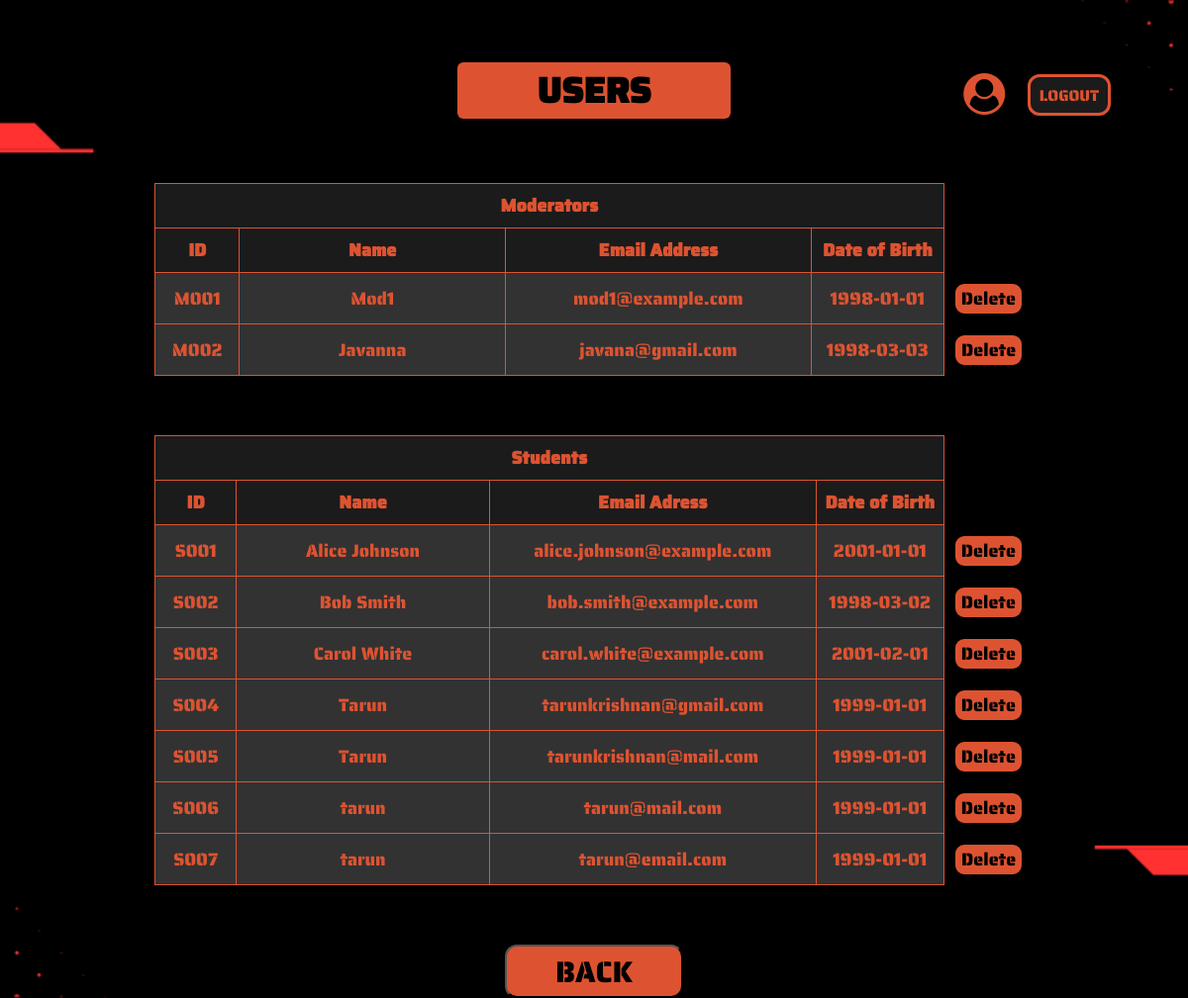
Page /Admin/View_All_Users.php (signed in) on the committed database.
### tables this page shows
CREATE TABLE `moderator` (
  `moderator_id` varchar(25) NOT NULL,
  `name` varchar(25) NOT NULL,
  `password` varchar(25) NOT NULL,
  `date_of_birth` date NOT NULL,
  `email` varchar(25) NOT NULL,
  `admin_id` varchar(25) NOT NULL
);

CREATE TABLE `student` (
  `student_id` varchar(25) NOT NULL,
  `name` varchar(25) NOT NULL,
  `password` varchar(25) NOT NULL,
  `date_of_birth` date NOT NULL,
  `email` varchar(35) NOT NULL
);

### Admin/View_All_Users.php (the view, shortened to what this page needs)
<?php
$servername = "localhost";
$username = "root";
$password = "";
$dbname = "bibliomania";
$conn = new mysqli($servername, $username, $password, $dbname);
$sql_moderator = "SELECT moderator_id, name, email, date_of_birth FROM moderator";
$sql_student = "SELECT student_id, name, email, date_of_birth FROM student";
$result_moderator = $conn->query($sql_moderator);
$result_student = $conn->query($sql_student);
?>
<!DOCTYPE html>
<html lang="en">
<head>
    <link rel="stylesheet" href="../styles.css">
    <link rel="stylesheet" href="https://cdnjs.cloudflare.com/ajax/libs/font-awesome/4.7.0/css/font-awesome.min.css">
</head>
<body>
    <h1>USERS</h1>
    <table class="mod-table" align="center">
        <tr>
            <th colspan = "4">Moderators</th>
        </tr>
        <tr>
            <th>ID</th>
            <th>Name</th>
            <th>Email Address</th>
            <th>Date of Birth</th>
        </tr>
        <?php
        if ($result_moderator->num_rows > 0) {
            while ($row = $result_moderator->fetch_assoc()) {
                echo "<tr>";
                echo "<td width='80vw'>" . htmlspecialchars($row["moderator_id"]) . "</td>";
                echo "<td width='370vw'>" . htmlspecialchars($row["name"]) . "</td>";
                echo "<td width='370vw'>" . htmlspecialchars($row["email"]) . "</td>";
                echo "<td width='160vw'>" . htmlspecialchars($row["date_of_birth"]) . "</td>";
                echo "<td class='action'><a href='Delete.php?id=$row[moderator_id]'><button>Delete</button></td>";
                echo "</tr>";
            }
        } else {
            echo "<tr><td colspan='3'>No results found</td></tr>";
        }
        ?>
    </table>
    <table class="stu-table" align = center>
        <tr>
            <th colspan = "4">Students</th>
        </tr>
        <tr>
            <th>ID</th>
            <th>Name</th>
            <th>Email Adress</th>
            <th>Date of Birth</th>
        </tr>
        <?php
        if ($result_student->num_rows > 0) {
            while ($row = $result_student->fetch_assoc()) {
                echo "<tr>";
                echo "<td width='80vw'>" . htmlspecialchars($row["student_id"]) . "</td>";
                echo "<td width='370vw'>" . htmlspecialchars($row["name"]) . "</td>";
                echo "<td width='370vw'>" . htmlspecialchars($row["email"]) . "</td>";
                echo "<td width='160vw'>" . htmlspecialchars($row["date_of_birth"]) . "</td>";
                echo "<td class='action'><a href='Delete.php?id=$row[student_id]'><button>Delete</button></td>";
                echo "</tr>";
            }
        } else {
            echo "<tr><td colspan='4'>No results found</td></tr>";
        }
        ?>
    </table>
    <div class="top-right-container">
        <div class="user-icon">
            <span onclick="location.href='User_Profile.php'"><i style="font-size:3.5vw" class="fa">&#xf2bd;</i></span>
        </div>
        <button class="logout-button" onclick="location.href='../auth/Logout_Page.php'">LOGOUT</button>
    </div>
    <div class="backbtn">
        <button onclick="location.href='Admin_Menu.php'">BACK</button>
    </div>
</body>
</html>

### styles.css (style rules this page uses)
body { background-image: url('images/background_image.png'); background-size: cover; background-position: center; background-repeat: no-repeat; background-attachment: fixed; height: 100%; font-family: 'CustomFont'; color: rgb(248, 0, 0); height: 720px; transition: font-size 0.2s ease; }
a { color: #dd5331; }
a { text-decoration:none; }

### Admin/View_All_Users.php (style rules this page uses)
body { color: rgb(221, 83, 49); }
h1 { position: relative; top: 4.6vw; display: block; align-items: center; background-color: rgb(221, 83, 49); color: black; border-radius: 0.5vw; width: 23vw; margin: auto; text-align: center; font-size: 3vw; margin-bottom: 10vw; }
.mod-table { width: 75%; border-collapse: collapse; margin-bottom: 5vw; font-size: 1.5vw; }
.stu-table { width: 75%; border-collapse: collapse; margin-bottom: 5vw; font-size: 1.5vw; }
th, td { border: 1px solid rgb(221, 83, 49); padding: 8px; background-color: rgb(50, 50, 50); color: rgb(221, 83, 49); text-align: center; }
th { background-color: rgb(27,27,27); }
.action { border: none; background-color: transparent; }
.action a button { font-family: 'CustomFont'; cursor: pointer; color: black; background-color: rgb(221, 83, 49); border: solid; border-radius: 1vw; border-color: black; font-size: 1.5vw; }
.top-right-container { position: absolute; top: 6.2vw; right: 15.4vw; display: flex; align-items: center; }
.top-right-container button { font-family: 'CustomFont'; background-color: rgb(27, 27, 27); color: rgb(221, 83, 49); border: solid; border-color: rgb(221, 83, 49); cursor: pointer; border-radius: 1vw; font-size: 1.3vw; position: absolute; left: 5.4vw; width: 7vw; height: 3.5vw; transition: font-size 0.2s ease; }
.user-icon { cursor: pointer; font-size: 1.5vw; }
.backbtn button { font-family: 'CustomFont'; background-color: rgb(221, 83, 49); align-items: center; width: 15vw; height: 4.5vw; justify-content: center; font-size: 2.5vw; color: rgb(0, 0, 0); border-radius: 1vw; border-color: rgb(0, 0, 0); transition: font-size 0.2s ease; display: flex; cursor: pointer; margin: auto; }

### rows in the picture
moderator: moderator_id "M001", name "Mod1", email "mod1@example.com", date_of_birth "1998-01-01"
moderator: moderator_id "M002", name "Javanna", email "javana@gmail.com", date_of_birth "1998-03-03"
student: student_id "S001", name "Alice Johnson", email "alice.johnson@example.com", date_of_birth "2001-01-01"
student: student_id "S002", name "Bob Smith", email "bob.smith@example.com", date_of_birth "1998-03-02"
student: student_id "S003", name "Carol White", email "carol.white@example.com", date_of_birth "2001-02-01"
student: student_id "S004", name "Tarun", email "tarunkrishnan@gmail.com", date_of_birth "1999-01-01"
student: student_id "S005", name "Tarun", email "tarunkrishnan@mail.com", date_of_birth "1999-01-01"
student: student_id "S006", name "tarun", email "tarun@mail.com", date_of_birth "1999-01-01"
student: student_id "S007", name "tarun", email "tarun@email.com", date_of_birth "1999-01-01"
